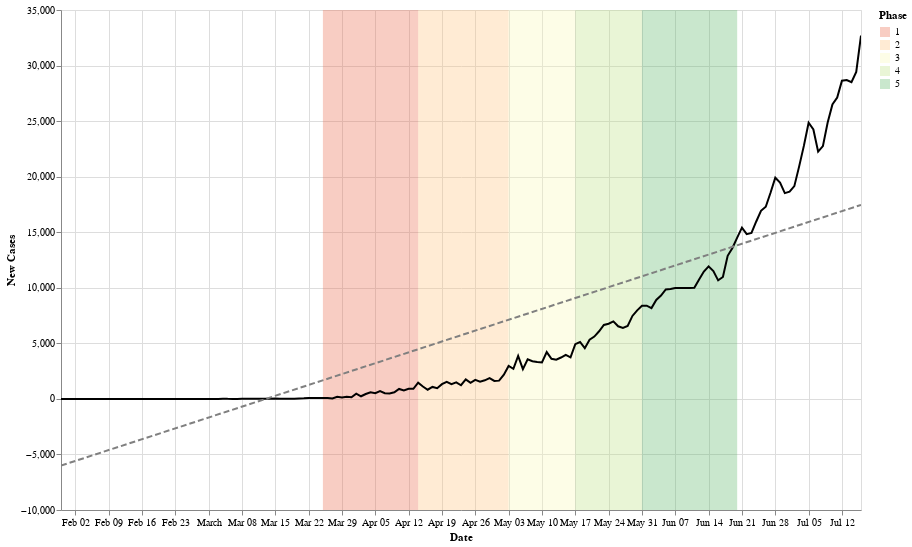

Source (notebook cell):
### Code cell
data = country_level
state = alt.Chart(data[(data['Country'] == 'India')]).mark_line(color='black').encode(
    alt.X('Date:T', axis=alt.Axis(title='Date')),
    alt.Y('Confirmed_New:Q', axis=alt.Axis(title='New Cases'))
)
reg = state.transform_regression("Date", "Confirmed_New", method="linear").mark_line(color='grey', strokeDash=[6,3])

marks = pd.DataFrame([
    {"Phase": "1", "start": "03-25-2020", "end": "04-14-2020"},
    {"Phase": "2", "start": "04-14-2020", "end": "05-03-2020"},
    {"Phase": "3", "start": "05-03-2020", "end": "05-17-2020"},
    {"Phase": "4", "start": "05-17-2020", "end": "05-31-2020"},
    {"Phase": "5", "start": "05-31-2020", "end": "06-20-2020"},
])
rect = alt.Chart(marks).mark_rect(opacity=0.3).encode(x='start:T', x2='end:T', color=alt.Color('Phase:N', scale=alt.Scale(scheme='redyellowgreen')))

(rect+state+reg).properties(width=800, height=500).interactive()

### Figure 1 — Vega-Lite specification as saved in the notebook (floating-point values rounded to 4 significant figures; data arrays with more than 128 entries replaced by an {"elided": "..."} marker saying what was removed)
{"config": {"view": {"continuousWidth": 400, "continuousHeight": 300}}, "layer": [{"data": {"name": "data-bba7f9187f3bbc95bc37de59f384007c"}, "mark": {"type": "rect", "opacity": 0.3}, "encoding": {"color": {"type": "nominal", "field": "Phase", "scale": {"scheme": "redyellowgreen"}}, "x": {"type": "temporal", "field": "start"}, "x2": {"field": "end"}}, "selection": {"selector009": {"type": "interval", "bind": "scales", "encodings": ["x", "y"]}}}, {"data": {"name": "data-e9c5a1747b58130cc197a586fae54a1d"}, "mark": {"type": "line", "color": "black"}, "encoding": {"x": {"type": "temporal", "axis": {"title": "Date"}, "field": "Date"}, "y": {"type": "quantitative", "axis": {"title": "New Cases"}, "field": "Confirmed_New"}}}, {"data": {"name": "data-e9c5a1747b58130cc197a586fae54a1d"}, "mark": {"type": "line", "color": "grey", "strokeDash": [6, 3]}, "encoding": {"x": {"type": "temporal", "axis": {"title": "Date"}, "field": "Date"}, "y": {"type": "quantitative", "axis": {"title": "New Cases"}, "field": "Confirmed_New"}}, "transform": [{"on": "Date", "regression": "Confirmed_New", "method": "linear"}]}], "height": 500, "width": 800, "$schema": "https://vega.github.io/schema/vega-lite/v4.0.2.json", "datasets": {"data-bba7f9187f3bbc95bc37de59f384007c": [{"Phase": "1", "start": "03-25-2020", "end": "04-14-2020"}, {"Phase": "2", "start": "04-14-2020", "end": "05-03-2020"}, {"Phase": "3", "start": "05-03-2020", "end": "05-17-2020"}, {"Phase": "4", "start": "05-17-2020", "end": "05-31-2020"}, {"Phase": "5", "start": "05-31-2020", "end": "06-20-2020"}], "data-e9c5a1747b58130cc197a586fae54a1d": {"elided": "169 records"}}}
